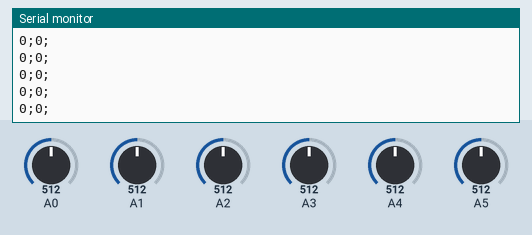
Simulated run of this sketch. Board: Arduino Uno, built with avr-gcc and run on an emulated ATmega328P. Parts: the last lines printed to the serial monitor. Inputs (shaded band) come from the test bench; at power-on: A0 = 512, A2 = 512, A3 = 512, A5 = 512, A1 = 512, A4 = 512.

Above: at 1.2 s.
1.3 s: A0 set to 716
At 1.31 s:
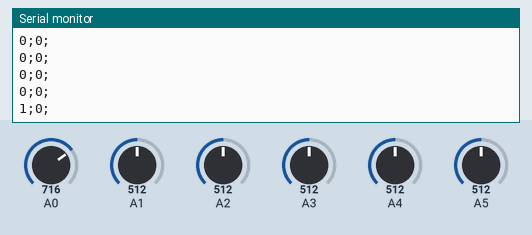
2.8 s: A2 set to 716
At 2.81 s:
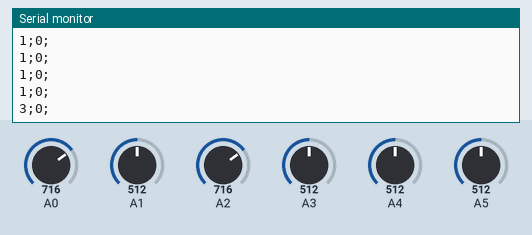
4.3 s: A3 set to 716
At 4.31 s:
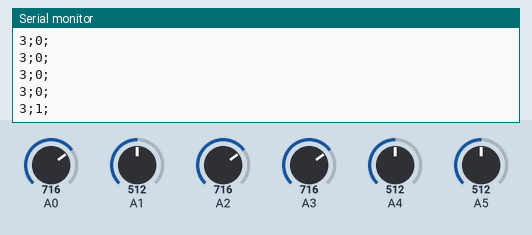
5.8 s: A5 set to 716
At 5.81 s:
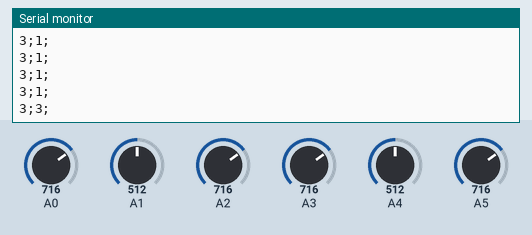
7.3 s: A1 set to 306
At 7.31 s:
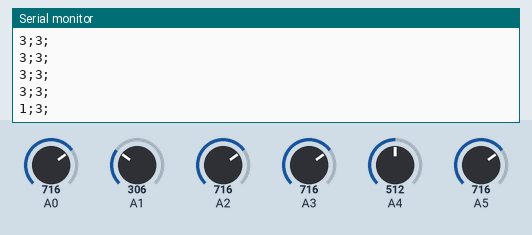
8.8 s: A4 set to 306
At 8.81 s:
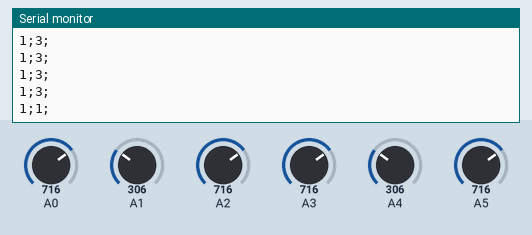
Timing chart, 0 to 11.3 s (numbered marks = the images above; inputs shaded):
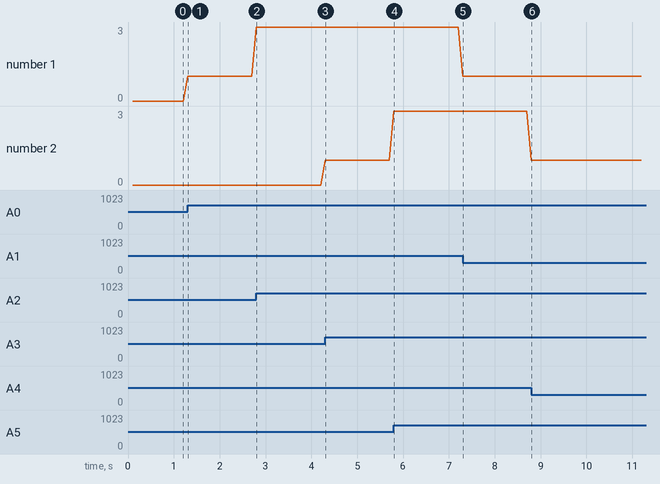

The sketch:

JoyPad.ino
```cpp
/*
  JOYPAD
  In this controller you have 2 rotative encoder (the 2 old harddisk brushelss motors), an Arduino, and a Bluetooth module.
  Using bluetooth it's possible to interface this controller to any Android device (phone, phablet, tables) and to any pc (win/linux, don't know if mac is ok).

  It's easy to use, and the idea of this project was born thinking to the **Etch & Sketch** interface.

  Mirco Piccin aka Pitusso
  CC BY-SA

  BOM, Electronic schemas (as for code), other info can be found here:
  https://github.com/pictux/Joypad2.0

  3D printed parts can be founded:
  http://www.thingiverse.com/thing:364735

  --------------------

  The BLCD interpolation / encoding is based on th code originally
  written by Cristian Maglie aka megabug for Oscurato project:
  https://code.google.com/p/oscurato/

  --------------------
*/


#include <SoftwareSerial.h>

const int rxPin = 2;
const int txPin = 3;

const int MOTOR_X = 0;
const int MOTOR_Y = 1;

const int MOTOR_X_PLUS = 12;
const int MOTOR_X_MINUS = 11;
const int MOTOR_Y_PLUS = 10;
const int MOTOR_Y_MINUS = 9;

int actualX = -1;
int encActualX = -1;

int actualY = -1;
int encActualY = -1;

unsigned long previousSerialMillis = 0;
const int serialInterval = 100; // interval at which to send data via Serial

unsigned long previousSamplingMillis = 0;
const int samplingInterval = 20; // interval at which to sample

SoftwareSerial bluetooth(rxPin, txPin);

void setup() {
  digitalWrite(MOTOR_X_PLUS, OUTPUT);
  digitalWrite(MOTOR_X_MINUS, OUTPUT);

  digitalWrite(MOTOR_Y_PLUS, OUTPUT);
  digitalWrite(MOTOR_Y_MINUS, OUTPUT);

  // put your setup code here, to run once:
  Serial.begin(9600);
  bluetooth.begin(9600);
}

void loop() {
  unsigned long currentMillis = millis();

  if (currentMillis - previousSamplingMillis >= samplingInterval) {
    previousSamplingMillis = currentMillis;

/*
    DEBUG
    Serial.print(analogRead(A0));
    Serial.print(" ");
    Serial.print(analogRead(A1));
    Serial.print(" ");
    Serial.print(analogRead(A2));
    Serial.print(" - ");
    Serial.print(analogRead(A3));
    Serial.print(" ");
    Serial.print(analogRead(A4));
    Serial.print(" ");
    Serial.print(analogRead(A5));
    Serial.println();
*/

    if (interpolateX()) {
    }

    if (interpolateY()) {
    }
  }

  if (currentMillis - previousSerialMillis >= serialInterval) {
    previousSerialMillis = currentMillis;

    int actualXusable = actualX > 0 ? actualX : 0;
    int actualYusable = actualY > 0 ? actualY : 0;

    Serial.print(actualXusable);
    Serial.print(";");
    bluetooth.print(actualXusable);
    bluetooth.print(";");

    Serial.print(actualYusable);
    Serial.println(";");
    bluetooth.print(actualYusable);
    bluetooth.println(";");
  }
}
```

hdd.ino
```cpp
//following code originally written by Cristian Maglie aka megabug
//for Oscurato project: https://code.google.com/p/oscurato/

int readEncoder(int index) {
  int p1 = analogRead(3*index + 0);
  int p2 = analogRead(3*index + 1);
  int p3 = analogRead(3*index + 2);

  if (p1+p2+p3==0)
    return -1;

  int l = p1+p2+p3;
  int x = (p2-p3)*86;
  int y = p1*100 - (p2+p3)*50;
  int p=-1;
  if (y>0) {
    if (abs(x) < y*57/100)
      p=0;
    else
      p=(x<0) ? 5 : 1;
  }
  else {
    if (abs(x) < -y*57/100)
      p=3;
    else
      p=(x<0) ? 4 : 2;
  }
  return p;
}

boolean interpolateX() {
  int delta[] = {
    -1, -2, 0, +2, +1, 0, -1, -2, 0, +2, +1
  };
  int v = readEncoder(MOTOR_X);
  if (v==-1)
    return false;
  if (actualX==-1) {
    actualX = 0;
    encActualX = v;
    return true;
  }

  int d = delta[v-encActualX+5];
  actualX += d;
  encActualX = v;
  return true;
}

boolean interpolateY() {
  int delta[] = {
    -1, -2, 0, +2, +1, 0, -1, -2, 0, +2, +1
  };
  int v = readEncoder(MOTOR_Y);
  if (v==-1)
    return false;
  if (actualY==-1) {
    actualY = 0;
    encActualY = v;
    return true;
  }

  int d = delta[v-encActualY+5];
  actualY += d;
  encActualY = v;
  return true;
}
```

Measured:
- after the input at 1.3 s, the serial monitor: prints a new line at once (image 1)
- after the input at 2.8 s, the serial monitor: prints a new line at once (image 2)
- after the input at 4.3 s, the serial monitor: prints a new line at once (image 3)
- after the input at 5.8 s, the serial monitor: prints a new line at once (image 4)
- after the input at 7.3 s, the serial monitor: prints a new line at once (image 5)
- after the input at 8.8 s, the serial monitor: prints a new line at once (image 6)
- plotted number 1: 0 → 1 after the input at 1.3 s, 1 → 3 after the input at 2.8 s
